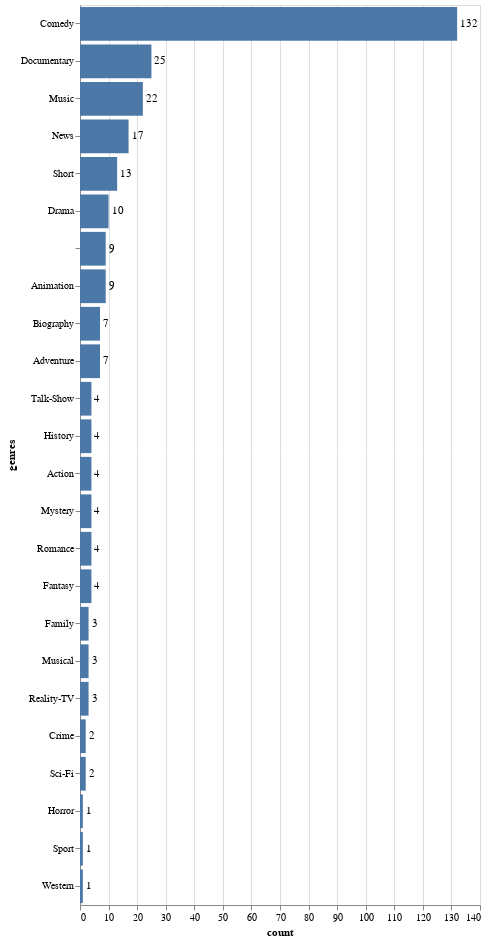

The notebook cell this image was saved under:
### Code cell
# Bar Chart of Definitive SNL Media Genres (that aren't directly associated with SNL)
genres_count = definitive_snl.copy()
genres_count['genres'] = genres_count['genres'].apply(eval)
for idx, row in genres_count.iterrows():
    genres_count.at[idx, 'genres'] = "|".join(map(str,row.genres))

genres_count.head()
genres_count.to_csv("genres.csv", index=False)
genres_unique = tidy_split(genres_count, "genres", sep='|', keep=False)
genres_unique =  genres_unique.groupby(['genres']).size().reset_index(name="count")
genres_unique.sort_values(by='count', ascending=False, inplace=True)
genres_unique

bars = alt.Chart(genres_unique).mark_bar().encode(x='count',y=alt.Y('genres',sort='-x'))
text = bars.mark_text(
    align='left',
    baseline='middle',
    dx=3  # Nudges text to right so it doesn't appear on top of the bar
).encode(
    text='count:Q'
)

(bars + text).properties(height=900)

### Figure 1 — Vega-Lite specification as saved in the notebook (floating-point values rounded to 4 significant figures)
{"config": {"view": {"continuousWidth": 400, "continuousHeight": 300}}, "layer": [{"mark": "bar", "encoding": {"x": {"field": "count", "type": "quantitative"}, "y": {"field": "genres", "sort": "-x", "type": "nominal"}}}, {"mark": {"type": "text", "align": "left", "baseline": "middle", "dx": 3}, "encoding": {"text": {"field": "count", "type": "quantitative"}, "x": {"field": "count", "type": "quantitative"}, "y": {"field": "genres", "sort": "-x", "type": "nominal"}}}], "data": {"name": "data-473cfcca7dc8ef1dbf579b0964fa9552"}, "height": 900, "$schema": "https://vega.github.io/schema/vega-lite/v4.17.0.json", "datasets": {"data-473cfcca7dc8ef1dbf579b0964fa9552": [{"genres": "Comedy", "count": 132}, {"genres": "Documentary", "count": 25}, {"genres": "Music", "count": 22}, {"genres": "News", "count": 17}, {"genres": "Short", "count": 13}, {"genres": "Drama", "count": 10}, {"genres": "", "count": 9}, {"genres": "Animation", "count": 9}, {"genres": "Biography", "count": 7}, {"genres": "Adventure", "count": 7}, {"genres": "Talk-Show", "count": 4}, {"genres": "History", "count": 4}, {"genres": "Action", "count": 4}, {"genres": "Mystery", "count": 4}, {"genres": "Romance", "count": 4}, {"genres": "Fantasy", "count": 4}, {"genres": "Family", "count": 3}, {"genres": "Musical", "count": 3}, {"genres": "Reality-TV", "count": 3}, {"genres": "Crime", "count": 2}, {"genres": "Sci-Fi", "count": 2}, {"genres": "Horror", "count": 1}, {"genres": "Sport", "count": 1}, {"genres": "Western", "count": 1}]}}
